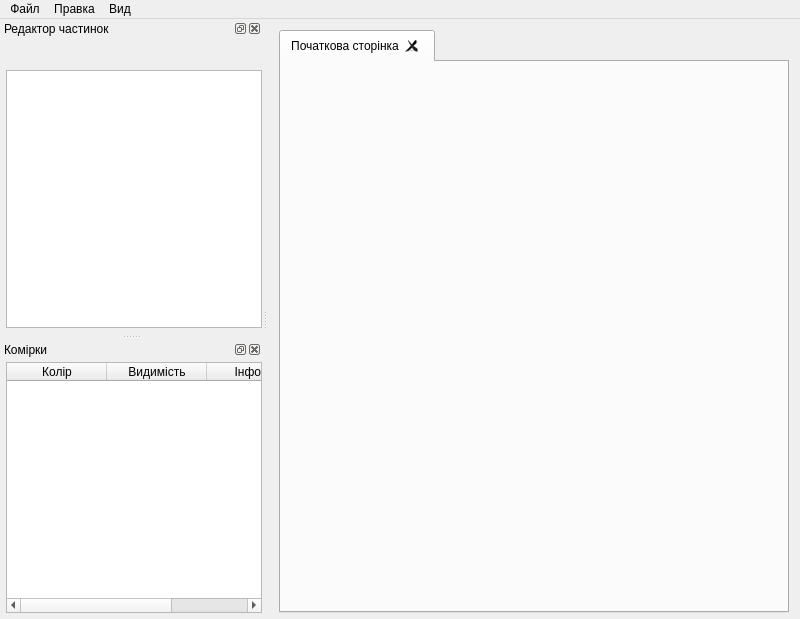
<?xml version="1.0" encoding="UTF-8"?>
<ui version="4.0">
 <class>mainWindow</class>
 <widget class="QMainWindow" name="mainWindow">
  <property name="geometry">
   <rect>
    <x>0</x>
    <y>0</y>
    <width>800</width>
    <height>619</height>
   </rect>
  </property>
  <property name="minimumSize">
   <size>
    <width>800</width>
    <height>600</height>
   </size>
  </property>
  <property name="windowTitle">
   <string>Voronoi Viewer 3D</string>
  </property>
  <property name="windowIcon">
   <iconset resource="v_resources.qrc">
    <normaloff>:/v_res/Resources/icons/voro_icon.png</normaloff>:/v_res/Resources/icons/voro_icon.png</iconset>
  </property>
  <property name="locale">
   <locale language="Ukrainian" country="Ukraine"/>
  </property>
  <widget class="QWidget" name="centralWidget">
   <layout class="QGridLayout" name="windowGridLayout">
    <property name="bottomMargin">
     <number>6</number>
    </property>
    <item row="0" column="0">
     <widget class="QTabWidget" name="mainContent">
      <property name="tabPosition">
       <enum>QTabWidget::North</enum>
      </property>
      <property name="tabShape">
       <enum>QTabWidget::Rounded</enum>
      </property>
      <property name="currentIndex">
       <number>0</number>
      </property>
      <property name="elideMode">
       <enum>Qt::ElideNone</enum>
      </property>
      <property name="documentMode">
       <bool>false</bool>
      </property>
      <property name="tabsClosable">
       <bool>true</bool>
      </property>
      <property name="movable">
       <bool>true</bool>
      </property>
      <widget class="VCanvas" name="initalContentWrapper">
       <attribute name="title">
        <string>Початкова сторінка</string>
       </attribute>
       <layout class="QHBoxLayout" name="horizontalLayout">
        <property name="leftMargin">
         <number>0</number>
        </property>
        <property name="topMargin">
         <number>0</number>
        </property>
        <property name="rightMargin">
         <number>0</number>
        </property>
        <property name="bottomMargin">
         <number>0</number>
        </property>
        <item>
         <widget class="QLabel" name="initalImageLabel">
          <property name="text">
           <string/>
          </property>
          <property name="pixmap">
           <pixmap resource="v_resources.qrc">:/v_res/Resources/inital.png</pixmap>
          </property>
          <property name="scaledContents">
           <bool>false</bool>
          </property>
          <property name="alignment">
           <set>Qt::AlignCenter</set>
          </property>
         </widget>
        </item>
       </layout>
      </widget>
     </widget>
    </item>
   </layout>
  </widget>
  <widget class="QMenuBar" name="menuBar">
   <property name="geometry">
    <rect>
     <x>0</x>
     <y>0</y>
     <width>800</width>
     <height>21</height>
    </rect>
   </property>
   <widget class="QMenu" name="file">
    <property name="title">
     <string>Файл</string>
    </property>
    <addaction name="newDiagramAction"/>
    <addaction name="separator"/>
    <addaction name="exit"/>
   </widget>
   <widget class="QMenu" name="edit">
    <property name="title">
     <string>Правка</string>
    </property>
    <addaction name="editParticlesAction"/>
   </widget>
   <widget class="QMenu" name="view">
    <property name="title">
     <string>Вид</string>
    </property>
    <addaction name="toggleParticleEditorAction"/>
    <addaction name="toggleCellsViewerAction"/>
    <addaction name="separator"/>
    <addaction name="toggleParticlesNumbersVisibilityAction"/>
    <addaction name="toggleAxesVisibilityAction"/>
    <addaction name="separator"/>
    <addaction name="restoreCameraDefaultViewAction"/>
    <addaction name="separator"/>
    <addaction name="toggleFullscreenAction"/>
   </widget>
   <addaction name="file"/>
   <addaction name="edit"/>
   <addaction name="view"/>
  </widget>
  <widget class="QDockWidget" name="particlesEditor">
   <property name="sizePolicy">
    <sizepolicy hsizetype="Preferred" vsizetype="Preferred">
     <horstretch>0</horstretch>
     <verstretch>0</verstretch>
    </sizepolicy>
   </property>
   <property name="windowIcon">
    <iconset resource="v_resources.qrc">
     <normaloff>:/v_res/Resources/icons/note_edit.png</normaloff>:/v_res/Resources/icons/note_edit.png</iconset>
   </property>
   <property name="floating">
    <bool>false</bool>
   </property>
   <property name="windowTitle">
    <string>Редактор частинок</string>
   </property>
   <attribute name="dockWidgetArea">
    <number>1</number>
   </attribute>
   <widget class="QWidget" name="particlesEditorWrapper">
    <layout class="QGridLayout" name="gridLayout">
     <property name="leftMargin">
      <number>6</number>
     </property>
     <property name="topMargin">
      <number>0</number>
     </property>
     <property name="rightMargin">
      <number>0</number>
     </property>
     <property name="bottomMargin">
      <number>6</number>
     </property>
     <property name="horizontalSpacing">
      <number>0</number>
     </property>
     <property name="verticalSpacing">
      <number>1</number>
     </property>
     <item row="0" column="0">
      <widget class="QToolButton" name="addParticle">
       <property name="enabled">
        <bool>false</bool>
       </property>
       <property name="text">
        <string/>
       </property>
       <property name="icon">
        <iconset resource="v_resources.qrc">
         <normaloff>:/v_res/Resources/icons/plus_32.png</normaloff>:/v_res/Resources/icons/plus_32.png</iconset>
       </property>
       <property name="iconSize">
        <size>
         <width>24</width>
         <height>24</height>
        </size>
       </property>
       <property name="checkable">
        <bool>false</bool>
       </property>
       <property name="checked">
        <bool>false</bool>
       </property>
       <property name="autoRepeat">
        <bool>false</bool>
       </property>
       <property name="popupMode">
        <enum>QToolButton::DelayedPopup</enum>
       </property>
       <property name="autoRaise">
        <bool>true</bool>
       </property>
      </widget>
     </item>
     <item row="0" column="1">
      <widget class="QToolButton" name="deleteParticle">
       <property name="enabled">
        <bool>false</bool>
       </property>
       <property name="text">
        <string/>
       </property>
       <property name="icon">
        <iconset resource="v_resources.qrc">
         <normaloff>:/v_res/Resources/icons/delete_32.png</normaloff>:/v_res/Resources/icons/delete_32.png</iconset>
       </property>
       <property name="iconSize">
        <size>
         <width>24</width>
         <height>24</height>
        </size>
       </property>
       <property name="popupMode">
        <enum>QToolButton::DelayedPopup</enum>
       </property>
       <property name="toolButtonStyle">
        <enum>Qt::ToolButtonIconOnly</enum>
       </property>
       <property name="autoRaise">
        <bool>true</bool>
       </property>
       <property name="arrowType">
        <enum>Qt::NoArrow</enum>
       </property>
      </widget>
     </item>
     <item row="1" column="0" colspan="3">
      <widget class="VParticlesEditTable" name="particlesEditorTable">
       <property name="gridStyle">
        <enum>Qt::SolidLine</enum>
       </property>
       <property name="sortingEnabled">
        <bool>false</bool>
       </property>
       <attribute name="horizontalHeaderCascadingSectionResizes">
        <bool>false</bool>
       </attribute>
       <attribute name="horizontalHeaderDefaultSectionSize">
        <number>50</number>
       </attribute>
      </widget>
     </item>
    </layout>
   </widget>
  </widget>
  <widget class="QDockWidget" name="cellsViewer">
   <property name="acceptDrops">
    <bool>false</bool>
   </property>
   <property name="windowIcon">
    <iconset resource="v_resources.qrc">
     <normaloff>:/v_res/Resources/icons/list.png</normaloff>:/v_res/Resources/icons/list.png</iconset>
   </property>
   <property name="floating">
    <bool>false</bool>
   </property>
   <property name="windowTitle">
    <string>Комірки</string>
   </property>
   <attribute name="dockWidgetArea">
    <number>1</number>
   </attribute>
   <widget class="QWidget" name="cellsViewerWrapper">
    <layout class="QVBoxLayout" name="verticalLayout">
     <property name="leftMargin">
      <number>6</number>
     </property>
     <property name="topMargin">
      <number>3</number>
     </property>
     <property name="rightMargin">
      <number>0</number>
     </property>
     <property name="bottomMargin">
      <number>6</number>
     </property>
     <item>
      <widget class="VCellsViewerTable" name="cellsViewerTable">
       <property name="contextMenuPolicy">
        <enum>Qt::DefaultContextMenu</enum>
       </property>
       <column>
        <property name="text">
         <string>Колір</string>
        </property>
       </column>
       <column>
        <property name="text">
         <string>Видимість</string>
        </property>
       </column>
       <column>
        <property name="text">
         <string>Інформ.</string>
        </property>
       </column>
      </widget>
     </item>
    </layout>
   </widget>
  </widget>
  <action name="newDiagramAction">
   <property name="icon">
    <iconset resource="v_resources.qrc">
     <normaloff>:/v_res/Resources/icons/document_16.png</normaloff>:/v_res/Resources/icons/document_16.png</iconset>
   </property>
   <property name="text">
    <string>Нова діаграма</string>
   </property>
   <property name="shortcut">
    <string>Ctrl+N</string>
   </property>
   <property name="menuRole">
    <enum>QAction::ApplicationSpecificRole</enum>
   </property>
  </action>
  <action name="openAction">
   <property name="text">
    <string>Открыть</string>
   </property>
  </action>
  <action name="newWindowAction">
   <property name="text">
    <string>Новое окно</string>
   </property>
  </action>
  <action name="saveAction">
   <property name="text">
    <string>Сохранить</string>
   </property>
  </action>
  <action name="saveAsAction">
   <property name="text">
    <string>Сохранить как ...</string>
   </property>
  </action>
  <action name="exit">
   <property name="text">
    <string>Вийти</string>
   </property>
   <property name="menuRole">
    <enum>QAction::QuitRole</enum>
   </property>
  </action>
  <action name="editParticlesAction">
   <property name="checkable">
    <bool>false</bool>
   </property>
   <property name="enabled">
    <bool>false</bool>
   </property>
   <property name="icon">
    <iconset resource="v_resources.qrc">
     <normaloff>:/v_res/Resources/icons/application_edit.png</normaloff>:/v_res/Resources/icons/application_edit.png</iconset>
   </property>
   <property name="text">
    <string>Вхідні данні</string>
   </property>
   <property name="shortcut">
    <string>Ctrl+E</string>
   </property>
  </action>
  <action name="toggleParticleEditorAction">
   <property name="checkable">
    <bool>true</bool>
   </property>
   <property name="checked">
    <bool>false</bool>
   </property>
   <property name="icon">
    <iconset resource="v_resources.qrc">
     <normaloff>:/v_res/Resources/icons/note_edit.png</normaloff>:/v_res/Resources/icons/note_edit.png</iconset>
   </property>
   <property name="text">
    <string>Редактор вхідних данних</string>
   </property>
  </action>
  <action name="toggleCellsViewerAction">
   <property name="checkable">
    <bool>true</bool>
   </property>
   <property name="checked">
    <bool>false</bool>
   </property>
   <property name="icon">
    <iconset resource="v_resources.qrc">
     <normaloff>:/v_res/Resources/icons/list.png</normaloff>:/v_res/Resources/icons/list.png</iconset>
   </property>
   <property name="text">
    <string>Комірки</string>
   </property>
  </action>
  <action name="getDiagramInfoAction">
   <property name="text">
    <string>Информация о диаграме</string>
   </property>
  </action>
  <action name="getCellInfoAction">
   <property name="text">
    <string>Информация о ячейке</string>
   </property>
  </action>
  <action name="toggleParticlesNumbersVisibilityAction">
   <property name="checkable">
    <bool>true</bool>
   </property>
   <property name="checked">
    <bool>true</bool>
   </property>
   <property name="enabled">
    <bool>false</bool>
   </property>
   <property name="text">
    <string>Номера частинок</string>
   </property>
  </action>
  <action name="restoreCameraDefaultViewAction">
   <property name="icon">
    <iconset resource="v_resources.qrc">
     <normaloff>:/v_res/Resources/icons/video.png</normaloff>:/v_res/Resources/icons/video.png</iconset>
   </property>
   <property name="text">
    <string>Положення камери за умовчанням</string>
   </property>
   <property name="menuRole">
    <enum>QAction::ApplicationSpecificRole</enum>
   </property>
  </action>
  <action name="toggleAxesVisibilityAction">
   <property name="checkable">
    <bool>true</bool>
   </property>
   <property name="checked">
    <bool>true</bool>
   </property>
   <property name="enabled">
    <bool>false</bool>
   </property>
   <property name="text">
    <string>Координатні вісі</string>
   </property>
  </action>
  <action name="toggleFullscreenAction">
   <property name="text">
    <string>Повноекранний режим</string>
   </property>
   <property name="shortcut">
    <string>F11</string>
   </property>
  </action>
 </widget>
 <layoutdefault spacing="6" margin="11"/>
 <customwidgets>
  <customwidget>
   <class>VCanvas</class>
   <extends>QWidget</extends>
   <header>VCanvas.h</header>
   <container>1</container>
  </customwidget>
  <customwidget>
   <class>VCellsViewerTable</class>
   <extends>QTableWidget</extends>
   <header>VCellsViewerTable.h</header>
   <slots>
    <signal>cellColorChanged(int,QColor)</signal>
    <signal>cellVisibilityToggled(int)</signal>
    <signal>cellInfoCalled(int)</signal>
   </slots>
  </customwidget>
  <customwidget>
   <class>VParticlesEditTable</class>
   <extends>QTableWidget</extends>
   <header>VParticlesEditTable.h</header>
  </customwidget>
 </customwidgets>
 <resources>
  <include location="v_resources.qrc"/>
 </resources>
 <connections>
  <connection>
   <sender>newDiagramAction</sender>
   <signal>triggered()</signal>
   <receiver>mainWindow</receiver>
   <slot>newFile()</slot>
   <hints>
    <hint type="sourcelabel">
     <x>-1</x>
     <y>-1</y>
    </hint>
    <hint type="destinationlabel">
     <x>399</x>
     <y>309</y>
    </hint>
   </hints>
  </connection>
  <connection>
   <sender>toggleParticleEditorAction</sender>
   <signal>triggered(bool)</signal>
   <receiver>particlesEditor</receiver>
   <slot>setVisible(bool)</slot>
   <hints>
    <hint type="sourcelabel">
     <x>-1</x>
     <y>-1</y>
    </hint>
    <hint type="destinationlabel">
     <x>85</x>
     <y>315</y>
    </hint>
   </hints>
  </connection>
  <connection>
   <sender>particlesEditor</sender>
   <signal>visibilityChanged(bool)</signal>
   <receiver>toggleParticleEditorAction</receiver>
   <slot>setChecked(bool)</slot>
   <hints>
    <hint type="sourcelabel">
     <x>85</x>
     <y>315</y>
    </hint>
    <hint type="destinationlabel">
     <x>-1</x>
     <y>-1</y>
    </hint>
   </hints>
  </connection>
  <connection>
   <sender>addParticle</sender>
   <signal>clicked()</signal>
   <receiver>particlesEditorTable</receiver>
   <slot>addRow()</slot>
   <hints>
    <hint type="sourcelabel">
     <x>12</x>
     <y>91</y>
    </hint>
    <hint type="destinationlabel">
     <x>28</x>
     <y>208</y>
    </hint>
   </hints>
  </connection>
  <connection>
   <sender>deleteParticle</sender>
   <signal>clicked()</signal>
   <receiver>particlesEditorTable</receiver>
   <slot>deleteRow()</slot>
   <hints>
    <hint type="sourcelabel">
     <x>55</x>
     <y>96</y>
    </hint>
    <hint type="destinationlabel">
     <x>66</x>
     <y>143</y>
    </hint>
   </hints>
  </connection>
  <connection>
   <sender>particlesEditorTable</sender>
   <signal>cellChanged(int,int)</signal>
   <receiver>particlesEditorTable</receiver>
   <slot>checkRow(int,int)</slot>
   <hints>
    <hint type="sourcelabel">
     <x>94</x>
     <y>272</y>
    </hint>
    <hint type="destinationlabel">
     <x>101</x>
     <y>334</y>
    </hint>
   </hints>
  </connection>
  <connection>
   <sender>particlesEditorTable</sender>
   <signal>particleChanged(int,double,double,double)</signal>
   <receiver>mainWindow</receiver>
   <slot>updateParticle(int,double,double,double)</slot>
   <hints>
    <hint type="sourcelabel">
     <x>78</x>
     <y>331</y>
    </hint>
    <hint type="destinationlabel">
     <x>570</x>
     <y>-12</y>
    </hint>
   </hints>
  </connection>
  <connection>
   <sender>particlesEditorTable</sender>
   <signal>particleDeleted(int)</signal>
   <receiver>mainWindow</receiver>
   <slot>deleteParticle(int)</slot>
   <hints>
    <hint type="sourcelabel">
     <x>105</x>
     <y>334</y>
    </hint>
    <hint type="destinationlabel">
     <x>417</x>
     <y>-19</y>
    </hint>
   </hints>
  </connection>
  <connection>
   <sender>editParticlesAction</sender>
   <signal>triggered()</signal>
   <receiver>mainWindow</receiver>
   <slot>editParticles()</slot>
   <hints>
    <hint type="sourcelabel">
     <x>-1</x>
     <y>-1</y>
    </hint>
    <hint type="destinationlabel">
     <x>399</x>
     <y>309</y>
    </hint>
   </hints>
  </connection>
  <connection>
   <sender>toggleCellsViewerAction</sender>
   <signal>triggered(bool)</signal>
   <receiver>cellsViewer</receiver>
   <slot>setVisible(bool)</slot>
   <hints>
    <hint type="sourcelabel">
     <x>-1</x>
     <y>-1</y>
    </hint>
    <hint type="destinationlabel">
     <x>86</x>
     <y>487</y>
    </hint>
   </hints>
  </connection>
  <connection>
   <sender>cellsViewer</sender>
   <signal>visibilityChanged(bool)</signal>
   <receiver>toggleCellsViewerAction</receiver>
   <slot>setChecked(bool)</slot>
   <hints>
    <hint type="sourcelabel">
     <x>130</x>
     <y>471</y>
    </hint>
    <hint type="destinationlabel">
     <x>-1</x>
     <y>-1</y>
    </hint>
   </hints>
  </connection>
  <connection>
   <sender>cellsViewerTable</sender>
   <signal>cellVisibilityToggled(int)</signal>
   <receiver>mainWindow</receiver>
   <slot>toggleCellVisibility(int)</slot>
   <hints>
    <hint type="sourcelabel">
     <x>228</x>
     <y>404</y>
    </hint>
    <hint type="destinationlabel">
     <x>272</x>
     <y>334</y>
    </hint>
   </hints>
  </connection>
  <connection>
   <sender>cellsViewerTable</sender>
   <signal>cellColorChanged(int,QColor)</signal>
   <receiver>mainWindow</receiver>
   <slot>changeCellColor(int,QColor)</slot>
   <hints>
    <hint type="sourcelabel">
     <x>151</x>
     <y>450</y>
    </hint>
    <hint type="destinationlabel">
     <x>269</x>
     <y>441</y>
    </hint>
   </hints>
  </connection>
  <connection>
   <sender>cellsViewerTable</sender>
   <signal>cellInfoCalled(int)</signal>
   <receiver>mainWindow</receiver>
   <slot>showCellInfo(int)</slot>
   <hints>
    <hint type="sourcelabel">
     <x>126</x>
     <y>497</y>
    </hint>
    <hint type="destinationlabel">
     <x>270</x>
     <y>521</y>
    </hint>
   </hints>
  </connection>
  <connection>
   <sender>mainContent</sender>
   <signal>tabCloseRequested(int)</signal>
   <receiver>mainWindow</receiver>
   <slot>closeContentTab(int)</slot>
   <hints>
    <hint type="sourcelabel">
     <x>543</x>
     <y>266</y>
    </hint>
    <hint type="destinationlabel">
     <x>267</x>
     <y>137</y>
    </hint>
   </hints>
  </connection>
  <connection>
   <sender>toggleParticlesNumbersVisibilityAction</sender>
   <signal>triggered()</signal>
   <receiver>mainWindow</receiver>
   <slot>toggleParticlesNumbersVisibility()</slot>
   <hints>
    <hint type="sourcelabel">
     <x>-1</x>
     <y>-1</y>
    </hint>
    <hint type="destinationlabel">
     <x>399</x>
     <y>309</y>
    </hint>
   </hints>
  </connection>
  <connection>
   <sender>restoreCameraDefaultViewAction</sender>
   <signal>triggered()</signal>
   <receiver>mainWindow</receiver>
   <slot>restoreDefaultView()</slot>
   <hints>
    <hint type="sourcelabel">
     <x>-1</x>
     <y>-1</y>
    </hint>
    <hint type="destinationlabel">
     <x>399</x>
     <y>309</y>
    </hint>
   </hints>
  </connection>
  <connection>
   <sender>exit</sender>
   <signal>triggered()</signal>
   <receiver>mainWindow</receiver>
   <slot>close()</slot>
   <hints>
    <hint type="sourcelabel">
     <x>-1</x>
     <y>-1</y>
    </hint>
    <hint type="destinationlabel">
     <x>399</x>
     <y>309</y>
    </hint>
   </hints>
  </connection>
  <connection>
   <sender>toggleFullscreenAction</sender>
   <signal>triggered(bool)</signal>
   <receiver>mainWindow</receiver>
   <slot>showFullScreen()</slot>
   <hints>
    <hint type="sourcelabel">
     <x>-1</x>
     <y>-1</y>
    </hint>
    <hint type="destinationlabel">
     <x>399</x>
     <y>309</y>
    </hint>
   </hints>
  </connection>
  <connection>
   <sender>toggleAxesVisibilityAction</sender>
   <signal>triggered()</signal>
   <receiver>mainWindow</receiver>
   <slot>toggleAxesVisibility()</slot>
   <hints>
    <hint type="sourcelabel">
     <x>-1</x>
     <y>-1</y>
    </hint>
    <hint type="destinationlabel">
     <x>399</x>
     <y>309</y>
    </hint>
   </hints>
  </connection>
 </connections>
 <slots>
  <slot>newFile()</slot>
  <slot>createNewFile(QString,int,VPoint,VPoint)</slot>
  <slot>toggleParticlesEditor()</slot>
  <slot>updateParticle(int,double,double,double)</slot>
  <slot>deleteParticle(int)</slot>
  <slot>editParticles()</slot>
  <slot>changeCellColor(int,QColor)</slot>
  <slot>toggleCellVisibility(int)</slot>
  <slot>showCellInfo(int)</slot>
  <slot>closeContentTab(int)</slot>
  <slot>toggleParticlesNumbersVisibility()</slot>
  <slot>restoreDefaultView()</slot>
  <slot>toggleAxesVisibility()</slot>
 </slots>
</ui>
